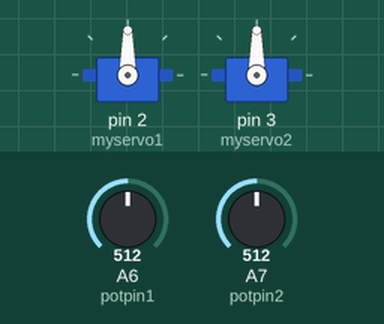
The sketch below on a simulated Arduino Nano, built with avr-gcc and run on an emulated ATmega328P. On the bench: 2 × servo. The test bench sets the inputs (shaded band); at power-on: A6 (potpin1) = 512, A7 (potpin2) = 512.

Above: at 1.2 s.
1.3 s: A6 (potpin1) set to 716
At 1.9 s:
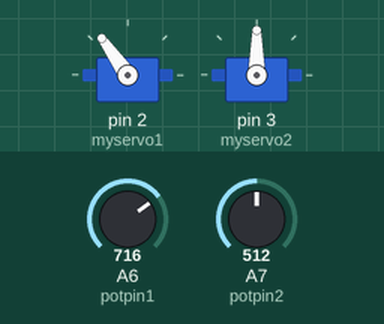
2.8 s: A7 (potpin2) set to 716
At 4.0 s:
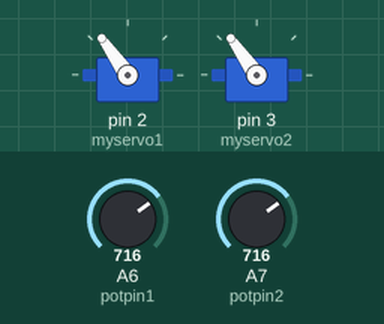
4.3 s: A6 (potpin1) set to 900
At 5.4 s:
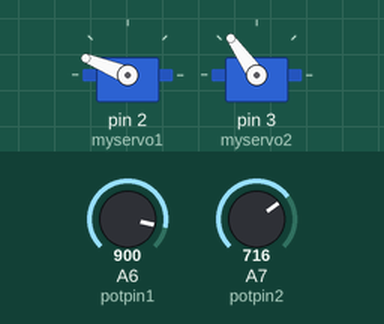
5.8 s: A7 (potpin2) set to 900
At 7.0 s:
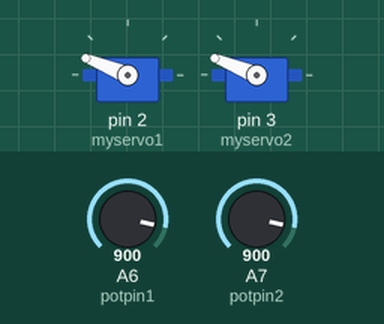
7.3 s: A6 (potpin1) set to 1023
At 8.3 s:
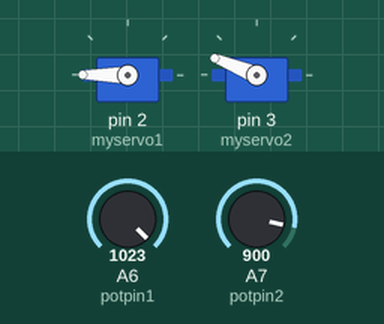
8.8 s: A7 (potpin2) set to 1023
At 9.4 s:
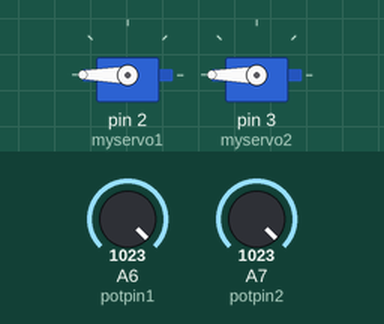
Timing chart, 0 to 11.3 s (numbered marks = the images above; inputs shaded):
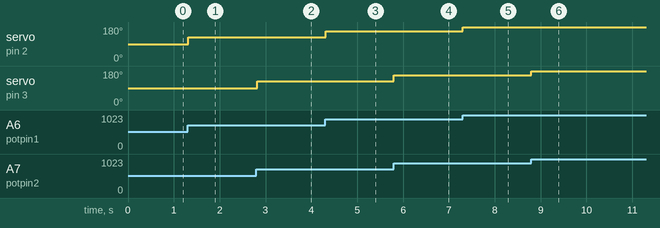

The sketch:

arduino-testbed.ino
```cpp
/*
 Controlling a servo position using a potentiometer (variable resistor)
 by Michal Rinott <http://people.interaction-ivrea.it/m.rinott>

 modified on 8 Nov 2013
 by Scott Fitzgerald
 http://www.arduino.cc/en/Tutorial/Knob

 modifed again on 25 Feb 2022
 by Michael Remley
*/

#include <Servo.h>

Servo myservo1;  // create servo object to control a servo
Servo myservo2;

int potpin1 = A6;  // analog pin used to connect the potentiometer
int potpin2 = A7;

int val1;    // variable to read the value from the analog pin
int val2;

void setup() {
  myservo1.attach(2);  // attaches the servo on pin 2 to the servo object
  myservo2.attach(3);  // attaches the servo on pin 3 to the servo object
}

void loop() {
  val1 = analogRead(potpin1);            // reads the value of the potentiometer (value between 0 and 1023)
  val1 = map(val1, 0, 1023, 0, 180);     // scale it for use with the servo (value between 0 and 180)
  myservo1.write(val1);                  // sets the servo position according to the scaled value

  val2 = analogRead(potpin2);            // reads the value of the potentiometer (value between 0 and 1023)
  val2 = map(val2, 0, 1023, 0, 180);     // scale it for use with the servo (value between 0 and 180)
  myservo2.write(val2);                  // sets the servo position according to the scaled value
  delay(15);                           // waits for the servos to "get there"
}
```

Measured:
- after the input at 1.3 s, servo on pin 2 (myservo1): 90° → 125° at once
- after the input at 2.8 s, servo on pin 3 (myservo2): 90° → 125° at once
- after the input at 4.3 s, servo on pin 2 (myservo1): 125° → 158° at once
- after the input at 5.8 s, servo on pin 3 (myservo2): 125° → 158° at once
- after the input at 7.3 s, servo on pin 2 (myservo1): 158° → 180° at once
- after the input at 8.8 s, servo on pin 3 (myservo2): 158° → 180° at once
